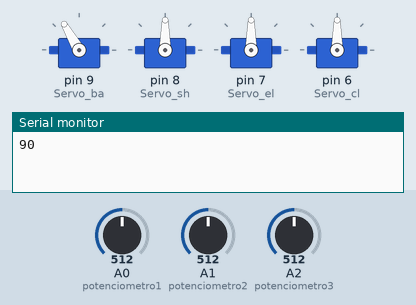
Bench run of a sketch on a simulated Arduino Uno, built with avr-gcc and run on an emulated ATmega328P. Shown: 4 × servo, the last lines printed to the serial monitor. The inputs (shaded band) are chosen by the test bench; at power-on: A0 (potenciometro1) = 512, A1 (potenciometro2) = 512, A2 (potenciometro3) = 512.

Above: at 0.2 s.
At 12.1 s:
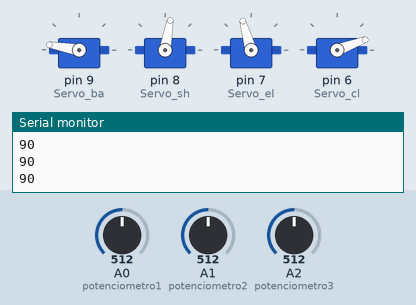
At 15.2 s:
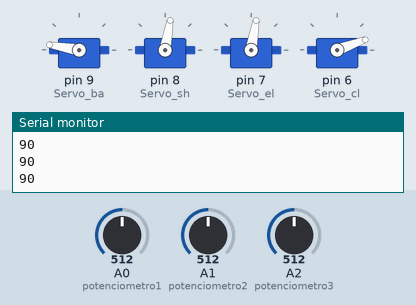
At 18.3 s:
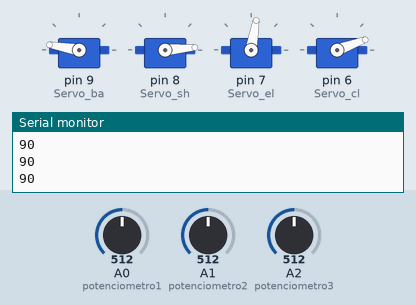
At 27.6 s:
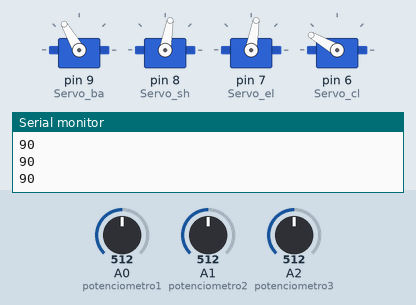
At 36.4 s:
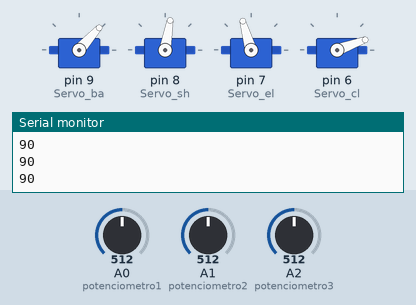
Timing chart, 0 to 40.0 s (numbered marks = the images above):
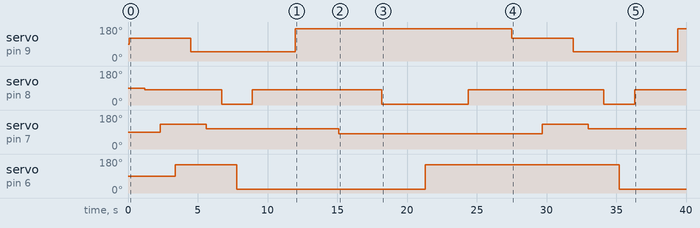

Measured:
- by itself, servo on pin 9 (Servo_ba): 90° → 120° at 0.10 s, → 48° 4.4 s later, → 170° 7.5 s later, → 120° 15.5 s later, … (6 changes in this stretch)
- by itself, servo on pin 8 (Servo_sh): goes 80° 5.5 s, 5° 2.2 s, 80° 9.3 s, 5° 6.2 s, 80° 9.7 s, 5° 2.2 s, then 80°
- by itself, servo on pin 7 (Servo_el): 90° → 130° at 2.3 s, → 106° 3.3 s later, → 80° 9.5 s later, → 130° 14.6 s later, … (5 changes in this stretch)
- by itself, servo on pin 6 (Servo_cl): 90° → 150° at 3.4 s, → 20° 4.4 s later, → 150° 13.5 s later, → 20° 13.9 s later

The sketch:

Programa_ao_AUto.ino
```cpp
const int potenciometro1 = A0; // pino de entrada do potenciômetro
const int potenciometro2 = A1; // pino de entrada do potenciômetro
const int potenciometro3 = A2; // pino de entrada do potenciômetro
const int potenciometro4 = A3; // pino de entrada do potenciômetro


int valor1 = 0;
int valor2 = 0;
int valor3 = 0;
int valor4 = 0;

#include <Servo.h>
#define Servo_ba 9
#define Servo_sh 8
#define Servo_el 7
#define Servo_cl 6


Servo MG995_Servo1;
Servo MG995_Servo2;
Servo MG995_Servo3;
Servo MG995_Servo4;

int pushButton = 2;

void setup() {
Serial.begin(9600);
MG995_Servo1 .attach(Servo_ba);
MG995_Servo2.attach(Servo_sh);
MG995_Servo3.attach(Servo_el);
MG995_Servo4.attach(Servo_cl);
pinMode(pushButton, INPUT);
}

void loop() {


//Posição 1:

//Base
valor1 = map(analogRead(potenciometro1), 0, 1023, 0, 180);
Serial.println(valor1);
delay(100);
MG995_Servo1.write(120); //Turn clockwise at high speedMG995_Servo1.attach(Servo_ba);//Always use attach function after detach to re-connect your servo with the board
delay(1000);

//SHOULDER
valor2 = map(analogRead(potenciometro2), 0, 1023, 0, 180);
Serial.println(valor2);
delay(100);
MG995_Servo2.write(80); //Turn clockwise at high speed
   MG995_Servo2.attach(Servo_sh);//Always use attach function after detach to re-connect your servo with the board
   delay(1000);

//Elbow
valor2 = map(analogRead(potenciometro3), 0, 1023, 0, 180);
Serial.println(valor3);
delay(100);
MG995_Servo3.write(130); //Turn clockwise at high speed
   MG995_Servo3.attach(Servo_el);//Always use attach function after detach to re-connect your servo with the board
   delay(1000);

//CLAW

//Base
valor4 = map(analogRead(potenciometro1), 0, 1023, 0, 180);
Serial.println(valor1);
delay(100);
MG995_Servo4.write(150); //Turn clockwise at high speed
   MG995_Servo4.attach(Servo_cl);//Always use attach function after detach to re-connect your servo with the board
   delay(1000);

//=-=-=-=-=-=-=-=-=-=-=-=-==-=-=-=-=-=-=-=-=-=-=-====================----==================================================-----------------------
//POSIÇAO 2
 //Base
valor1 = map(analogRead(potenciometro1), 0, 1023, 0, 180);
Serial.println(valor1);
delay(100);
MG995_Servo1.write(48); //Turn clockwise at high speed
   MG995_Servo1.attach(Servo_ba);//Always use attach function after detach to re-connect your servo with the board
   delay(1000);


//Elbow
valor2 = map(analogRead(potenciometro3), 0, 1023, 0, 180);
Serial.println(valor3);
delay(100);
MG995_Servo3.write(106); //Turn clockwise at high speed
   MG995_Servo3.attach(Servo_el);//Always use attach function after detach to re-connect your servo with the board
   delay(1000);

//SHOULDER
valor2 = map(analogRead(potenciometro2), 0, 1023, 0, 180);
Serial.println(valor2);
delay(100);
MG995_Servo2.write(5); //Turn clockwise at high speed
   MG995_Servo2.attach(Servo_sh);//Always use attach function after detach to re-connect your servo with the board
   delay(1000);


//CLAW


valor4 = map(analogRead(potenciometro1), 0, 1023, 0, 180);
Serial.println(valor1);
delay(100);
MG995_Servo4.write(20); //Turn clockwise at high speed
   MG995_Servo4.attach(Servo_cl);//Always use attach function after detach to re-connect your servo with the board
   delay(1000);


 //****************************************************************************************************************************************************************************************

   //POSIÇÃO3:


//Pos1: SERVO2 SHOULDER
valor2 = map(analogRead(potenciometro2), 0, 1023, 0, 180);
Serial.println(valor2);
delay(100);
MG995_Servo2.write(80); //Turn clockwise at high speed

  delay(3000);

//Pos1: SERVO1 BASE

valor1 = map(analogRead(potenciometro1), 0, 1023, 0, 180);
Serial.println(valor1);
delay(100);
MG995_Servo1.write(170); //Turn clockwise at high speed

  delay(3000);

   //Pos1:SERVO3 ELBOW

 valor3 = map(analogRead(potenciometro3), 0, 1023, 0, 180);
Serial.println(valor3);
delay(100);
MG995_Servo3.write(80); //Turn clockwise at high speed

  delay(3000);

  //Pos1: SERVO2 SHOULDER
valor2 = map(analogRead(potenciometro2), 0, 1023, 0, 180);
Serial.println(valor2);
delay(100);
MG995_Servo2.write(5); //Turn clockwise at high speed


  delay(3000);


  //Pos1: SERVO4 CLAW
  valor4 = map(analogRead(potenciometro4), 0, 1023, 0, 180);
Serial.println(valor4);
delay(100);
MG995_Servo4.write(150); //Turn clockwise at high speed
  delay(3000);

  //Pos1: SERVO2 SHOULDER
valor2 = map(analogRead(potenciometro2), 0, 1023, 0, 180);
Serial.println(valor2);
delay(100);
MG995_Servo2.write(80); //Turn clockwise at high speed

  delay(3000);
  }
```
